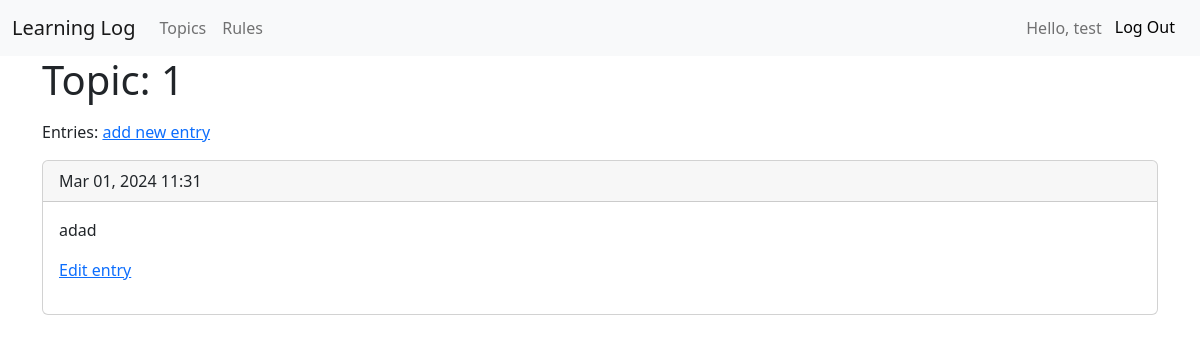
Page /topics/2/ (signed in) on the committed database.
### learning_logs/models.py (models this page shows, shortened)
class Topic(models.Model):
     text = models.CharField(max_length=200)
     date_added = models.DateTimeField(auto_now_add=True)
     owner = models.ForeignKey(User, on_delete=models.CASCADE)
     def __str__(self):
         return self.text

class Entry(models.Model):
     topic = models.ForeignKey(Topic, on_delete=models.CASCADE)
     text = models.TextField()
     date_added = models.DateTimeField(auto_now_add=True)
     class Meta:
         verbose_name_plural = 'entries'

### learning_logs/views.py (the view)
# urls.py: path('topics/<int:topic_id>/', views.topic, name='topic'),
@login_required
def topic(request, topic_id):
     topic = Topic.objects.get(id=topic_id)
     if request.user.is_superuser == False:
        if topic.owner != request.user:
           raise Http404
     entries = topic.entry_set.order_by('-date_added')
     context = {'topic': topic, 'entries': entries}
     return render(request, 'learning_logs/topic.html', context)

### templates/learning_logs/topic.html
{% extends 'learning_logs/base.html' %}
{% block content %}
    <div class='container'>
        <h1><p>Topic: {{topic}}</p></h1>
        <p>Entries: <a href="{% url 'learning_logs:new_entry' topic.id %}">add new entry</a> </p>
            {% for entry in entries %}
                <div class="card mb-2">
                    <div class="card-header">
                        {{entry.date_added|date:'M d, Y H:i'}}
                    </div>
                    <div class="card-body">
                        {{entry.text|linebreaks}}
                        <p><a href="{% url 'learning_logs:edit_entry' entry.id %}">Edit entry</a></p>
                    </div>
                </div>
            {% empty %}
                No entries
            {% endfor %}
    </div>
{% endblock content %}

### templates/learning_logs/base.html (shortened to what this page needs)
<!DOCTYPE html>
<html lang="en">
    <head>
        <link href="https://cdn.jsdelivr.net/npm/bootstrap@5.2.3/dist/css/bootstrap.min.css" rel="stylesheet">
    </head>
    <nav class="navbar navbar-expand-lg bg-light">
      <div class="container-fluid">
          <a class="navbar-brand" href="{% url 'learning_logs:index' %}">Learning Log</a>
          <div class="collapse navbar-collapse" id="navbarSupportedContent">
              <ul class="navbar-nav me-auto mb-2 mb-lg-0">
                  <li class="nav-item">
                      <a class="nav-link" href="{% url 'learning_logs:topics' %}">Topics</a>
                  </li>
              </ul>
              <div class="collapse navbar-collapse" id="navbarSupportedContent">
                <ul class="navbar-nav me-auto mb-2 mb-lg-0">
                    <li class="nav-item">
                        <a class="nav-link" href="{% url 'learning_logs:rules' %}">Rules</a>
                    </li>
                </ul>
              <div class="d-flex ms-auto">
                  <ul class="navbar-nav">
                  {% if user.is_authenticated %}
                      <span class="navbar-text">Hello, {{ user.username }}</span>
                      <li class="nav-item">
                        <form method="post" action="{% url 'users:logout' %}">{% csrf_token %} <button name="submit" class="btn btn-light">Log Out</button></form>
                      </li>
                  {% endif %}
                  </ul>
              </div>
          </div>
      </div>
  </nav>
  {% block content %}
  {% endblock %}
  </html>

### rows in the picture
Topic: text "1"
Entry: date_added "Mar 01, 2024 11:31", text "adad"

### other values in the picture
{{ user.username }} "test"
